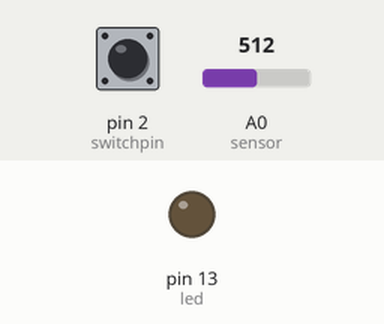
Simulated run of this sketch. Board: Arduino Uno, built with avr-gcc and run on an emulated ATmega328P. Shown: output pins drawn as LEDs (lit = HIGH). Inputs (shaded band) come from the test bench; at power-on: pin 2 (switchpin) HIGH, A0 (sensor) = 512. What the sketch prints to the serial monitor is not drawn.

Above: at 3.8 s.
3.9 s: pin 2 (switchpin) pulled LOW for 3 s
At 5.3 s:
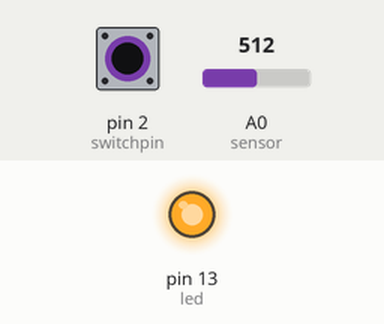
Timing chart, 0 to 8.4 s (numbered marks = the images above; inputs shaded):
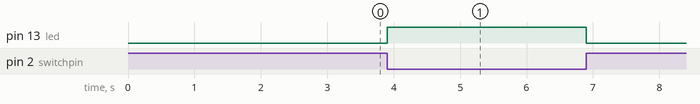

The sketch:

led_switch.ino
```cpp
//Control led by switch & reading temperature sensor
//for components guide check the README file

const int led=13;          //led output pin
const int switchpin=2;     //switch input pin
volatile byte state = LOW; //bolean variable to check the led state


float voltage,degreesC;
int adc;
int high = 0; //variable to check if state is high or low and take actions in main loop


void setup() {
pinMode(led, OUTPUT); //led pin 13 output
pinMode(switchpin, INPUT_PULLUP); //switch pin 2 input and activate pullup resistor
attachInterrupt(digitalPinToInterrupt(switchpin), onoff, CHANGE); //interrupt function on switchpin mode activate when a change happens to switch state
Serial.begin(9600); //Start the serial connection with the computer
                       //to view the result open the serial monitor
}

void loop() {

temp(); //call temp function

//print state of led if switch is pressed
if(high == 1){
  Serial.println("pressed");
  Serial.println("LED ON");
  high=0;
  }
}

//interrupt function
void onoff() {
 //invert  state when any change happens to the switch
  state=!state;
 digitalWrite(led, state);
 if(state == HIGH){
  high = 1;
  }
}

void temp(){
adc = analogRead(A0);  //getting the voltage reading from the temperature sensor

// converting that reading to voltage, for 3.3v arduino use 3.3
voltage = (adc/1024.0)*5000;
degreesC = voltage /10;


//send temperature degree to serial monitor every 3 seconds
Serial.print("TEMPERATURE DEGREE IS =  ");
Serial.println(degreesC);
delay(3000);

  }
```

Measured:
- after the input at 3.9 s, pin 13 (led): LOW → HIGH at once, → LOW 3.0 s later
